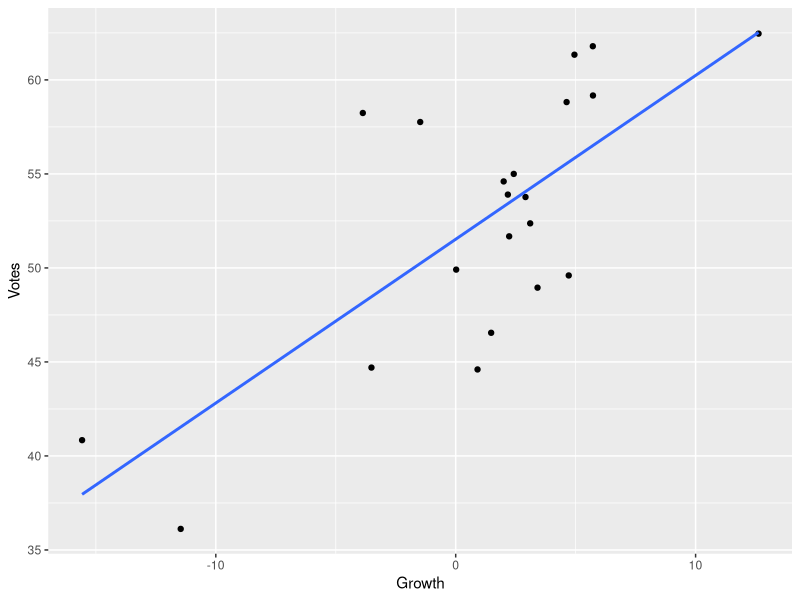

Source code (R):
# **************** Baseball regression ************************************
orig <- read.table('data/bball.txt', header = TRUE)
data <- orig[, c('YEARS', 'SALARY')]
names(data) <- c('years', 'salary')
# b = Σ(Xi - Xbar)×(Yi - Ybar) / Σ(Xi - Xbar)^2
X <- data$years
Y <- data$salary

# slope of regression
# TODO: how is this related to covariance?
# b = Σ(Xi - Xbar)×(Yi - Ybar) / Σ(Xi - Xbar)^2
# a = Ybar - b×Xbar
# careful: put the sums in the right place
b <- sum((X - mean(X)) * (Y - mean(Y))) / sum((X-mean(X))^2)
a <- mean(Y) - b*mean(X)
(lm(salary~years, data=data))


# ******************* Election regression *********************************
orig_pres <- read.table('data/Elect.txt', header=TRUE)
X <- orig_pres$Growth
Y <- orig_pres$Votes
b <- sum((X-mean(X)) * (Y-mean(Y))) / sum((X-mean(X))^2)
a <- mean(Y) - b*mean(X)
m <-(lm(Votes ~ Growth, data=orig_pres))
summary(m)
require(ggplot2)
g <- ggplot(orig_pres, aes(Growth, Votes)) + geom_point() +
        geom_smooth(method=lm, se=FALSE)
g

# ******************* Abortion Regression *********************************
orig_abor <- read.table('data/abort.txt', header=TRUE, sep='\t')
X <- orig_abor$RELIGION
Y <- orig_abor$ABORTION

# This model sucks. F-stat p-value=0.3864, Adj_R²=-0.004
# Didnt knwo you could even get a negative Adj_R²
m <- lm(ABORTION~RELIGION, data=orig_abor)
b <- sum((mean(X) - X) * (mean(Y) - Y)) / sum((mean(X) - X)^2)
a <- mean(Y) - b*mean(X)
g <- ggplot(orig_abor, aes(RELIGION, ABORTION, label=STATE)) + 
        geom_point() + geom_text(aes(size=INCOME)) + geom_smooth(method=lm)
summary(m)

# ****************************************************************************
# *********** Classical Linear Regression Model Assumptions ******************
# ****************************************************************************
# 1. The average of the population errors(residuals) is 0.
# 2. The spread of errors above and below the regression line (ie the variance)
#    is uniform for all values of X. Graphically this means that the actual
#    observations for Yi for given values of Xi, fall within a uniform band around
#    the population regression function (PRF).  The tech term is homoscedastic,
#    meaning equal variance. 
# 3. The errors associated with one observation is not associated with the
#    errors from any other observations. in other words, we assume to
#    autocorrelation among the error terms. If there is a relationship between
#    the errors, that means we can make the model better by incorporating that
#    relationship
# 4. There is no measurement error in Xi and Yi
# 5. The regression model is theoretically sound for our data. This can be
#    violated by not including all relevant independent variables. Also it can
#    be violated if we assume a linear relationship, when perhaps a curve is
#    appropriate.
# 6. The error term is normally distributed.


